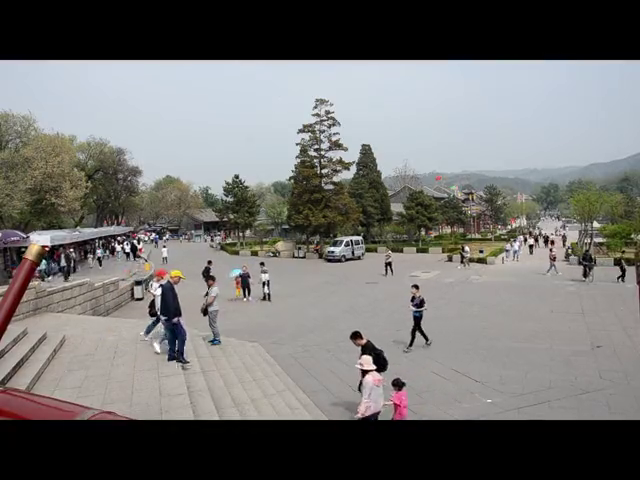
#> input picture frame 20 of movie/movie1.mp4, 640 x 480 px
$ python PedDect_OpticalFlow.py
#> lines starting #> are read from the running program, lines starting #| are printed output that depends on the picture
# -*- coding: utf-8 -*-

## 基于光流算法的行人轨迹检测
import numpy as np
import cv2 as cv
cap = cv.VideoCapture('.\\movie\\movie1.mp4')

# ShiTomasi角点检测参数设置
feature_params = dict( maxCorners = 500,
                       qualityLevel = 0.05,
                       minDistance = 5,
                       blockSize = 5 )

# lucas-kanade光流法参数设置
lk_params = dict( winSize  = (15,15),
                  maxLevel = 2,
                  criteria = (cv.TERM_CRITERIA_EPS | cv.TERM_CRITERIA_COUNT, 10, 0.03))

# 选取第一帧并寻找角点
ret, old_frame = cap.read()
#> old_frame is the input picture: shape (480, 640, 3); mean B, G, R 111.1, 112.8, 113.5
old_gray = cv.cvtColor(old_frame, cv.COLOR_BGR2GRAY)
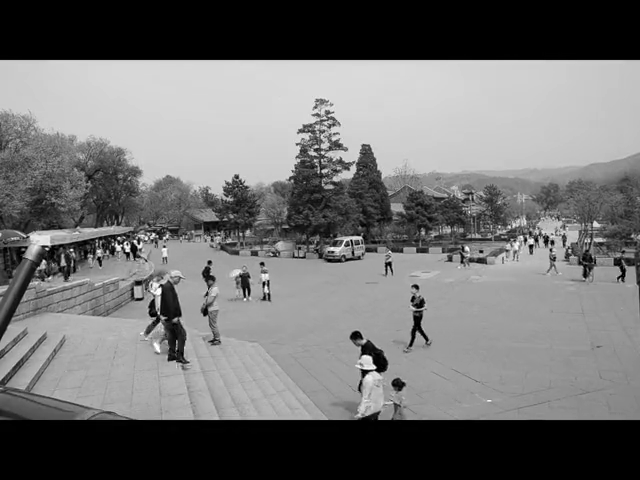
#> old_gray: shape (480, 640); min 0, max 255, mean 112.8
p0 = cv.goodFeaturesToTrack(old_gray, mask = None, **feature_params)
#> p0 = 500 rows, first 8: [375, 367], [128, 250], [160, 286], [121, 246], [139, 246], [530, 246], [43, 260], [135, 240]

mask = np.zeros_like(old_frame)
origin = np.zeros_like(old_frame)
color = np.random.randint(0, 255, (500, 3))
while(1):
    ret, frame = cap.read()
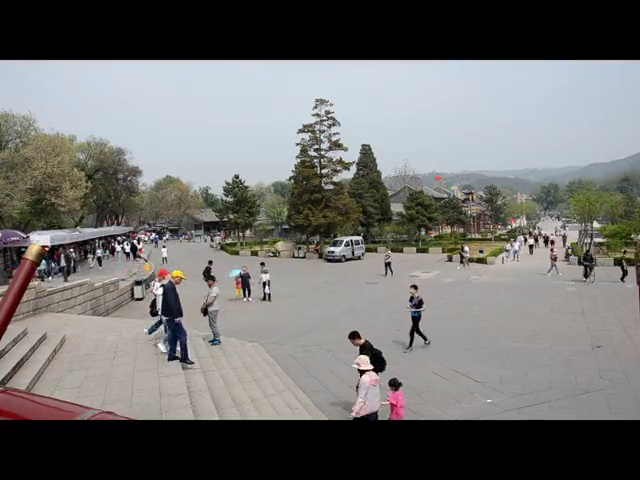
#> input picture frame 21 of movie/movie1.mp4, 640 x 480 px
#> frame is the input picture: shape (480, 640, 3); mean B, G, R 111.1, 112.8, 113.5
    if(ret == False):
        break
    origin = frame.copy()
    frame_gray = cv.cvtColor(frame, cv.COLOR_BGR2GRAY)

    # 计算光流
    p1, st, err = cv.calcOpticalFlowPyrLK(old_gray, frame_gray, p0, None, **lk_params)
#> p1 = 500 rows, first 8: [372.1, 366.9], [128, 249.9], [161.5, 285.8], [121, 246], [139, 246], [530, 246.1], [42.79, 260.2], [135, 240]; st = 500 values from 1 to 1; err = 500 values, max 36.76 at index 114, min 0 at index 80, mean 3.72

    # 选择运动的角点
    good_new = p1[st == 1]
#> good_new = 500 pairs, first value 5 to 638, second value 101 to 418
    good_old = p0[st == 1]
#> good_old has the same summary as good_new

    # 绘制轨迹
    for i, (new, old) in enumerate(zip(good_new, good_old)):
        a,b = new.ravel()
        c,d = old.ravel()
        # mask = cv.line(mask, (a,b), (c,d), color[i].tolist(), 2)
        mask = cv.line(mask, (a,b), (c,d), [0, 0, 255], 2)
        frame = cv.circle(frame, (a,b), 2, [0, 0, 255], -1)
#> this loop made 500 passes
#> (a, b, c, d) on passes 1 to 3: (372.1, 366.9, 375, 367), (128, 249.9, 128, 250), (161.5, 285.8, 160, 286)
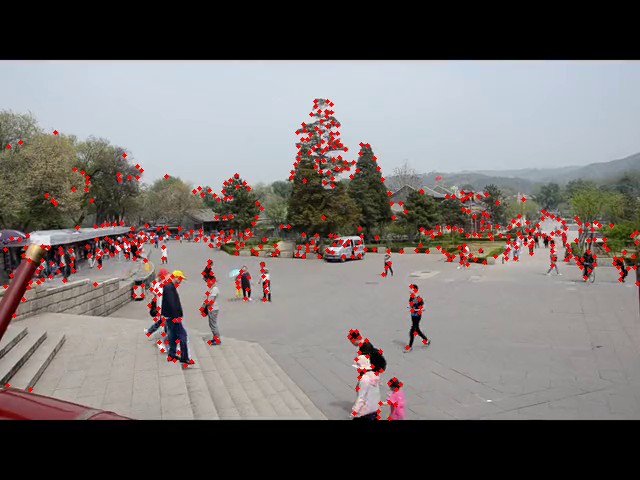
#> frame: shape (480, 640, 3); mean B, G, R 109, 110.6, 116.5
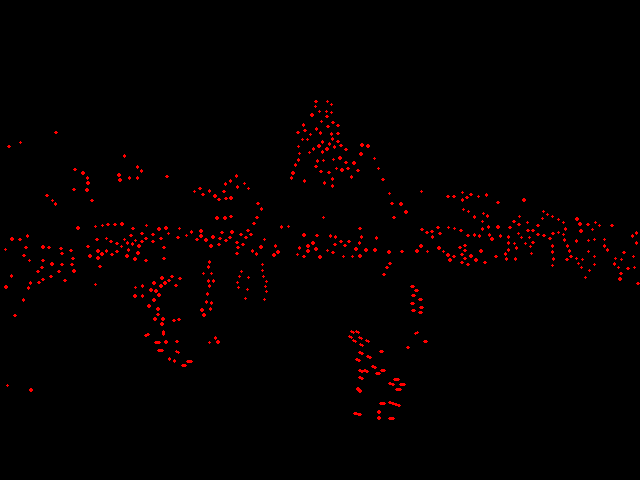
#> mask: shape (480, 640, 3); mean of channels 0, 1, 2 0, 0, 3.6; drawn as B, G, R

    img = cv.add(frame, mask)

    # 图片显示
    cv.imshow('img', img) # 在原图上实时显示轨迹
    cv.imshow('mask', mask) # 轨迹

    # 检测ESC键退出
    k = cv.waitKey(30) & 0xff
#> (key Esc is pressed here)
    if k == 27:
        break

    # 更新old_gray
    old_gray = frame_gray.copy()
    p0 = good_new.reshape(-1, 1, 2)

# 图片保存
cv.imwrite(".\\pic\\mask.jpg", mask)
cv.imwrite(".\\pic\\img.jpg", img)
cv.imwrite(".\\pic\\origin.jpg", origin)

# 关闭窗口并释放资源
cv.destroyAllWindows()
cap.release()

$ run again, starting later in the video
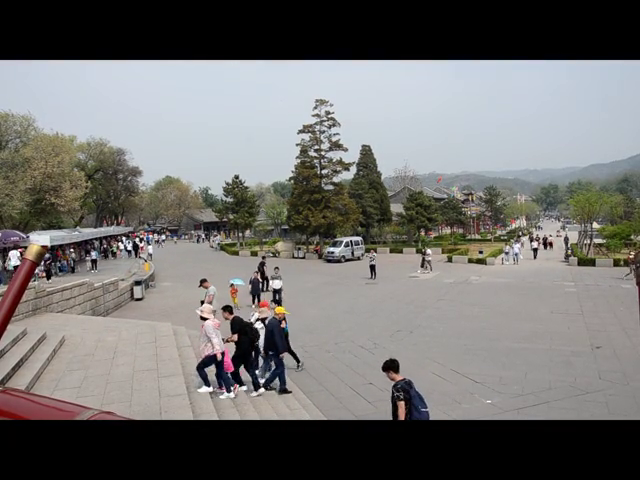
#> input picture frame 92 of movie/movie1.mp4, 640 x 480 px
#> old_frame is the input picture: shape (480, 640, 3); mean B, G, R 110.2, 112, 113.2
#> p0 = 500 rows, first 8: [262, 387], [19, 251], [140, 244], [136, 239], [256, 371], [130, 248], [120, 241], [261, 381]
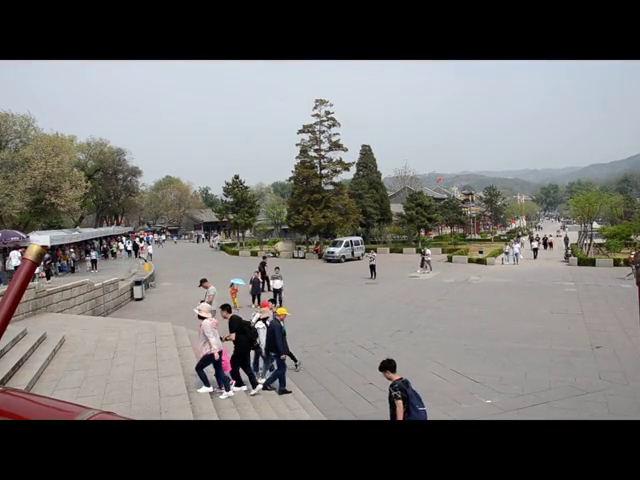
#> input picture frame 93 of movie/movie1.mp4, 640 x 480 px
#> frame is the input picture: shape (480, 640, 3); mean B, G, R 110.3, 112.1, 113.2
#> p1 = 500 rows, first 8: [260.2, 385.2], [19.58, 251.3], [140, 244], [136, 239], [255.1, 372.9], [130, 248], [120, 241], [260, 382.2]; st = 500 values from 1 to 1; err = 500 values, max 52.24 at index 0, min 0 at index 50, mean 4.72
#> good_new = 500 pairs, first value 2.98 to 638, second value 102 to 418
#> good_old = 500 pairs, first value 3 to 638, second value 102 to 418
#> the loop `for i, (new, old) in enumerate(zip(good_new, good_old)):` made 500 passes
#> (a, b, c, d) on passes 1 to 3: (260.2, 385.2, 262, 387), (19.58, 251.3, 19, 251), (140, 244, 140, 244)
#> after the loop `for i, (new, old) in enumerate(zip(good_new, good_old)):`:
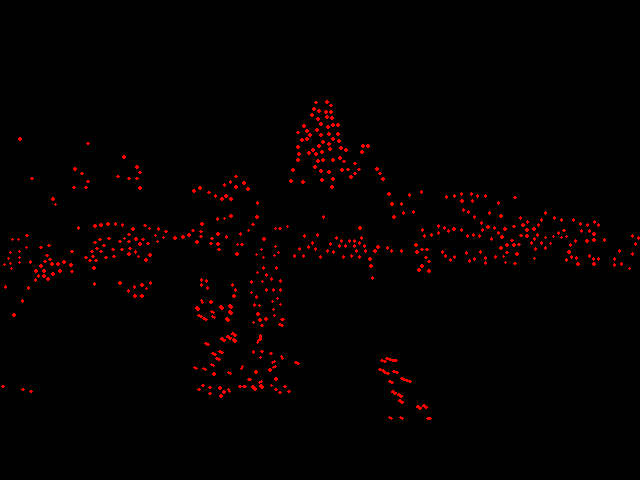
#> mask: shape (480, 640, 3); mean of channels 0, 1, 2 0, 0, 4; drawn as B, G, R

$ run again, starting later in the video
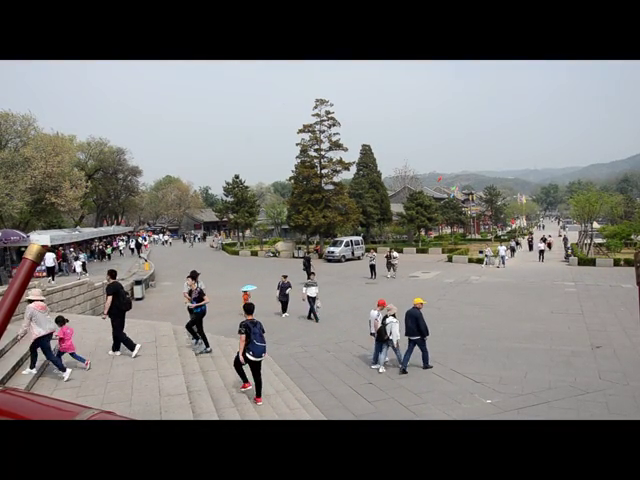
#> input picture frame 164 of movie/movie1.mp4, 640 x 480 px
#> old_frame is the input picture: shape (480, 640, 3); mean B, G, R 109.3, 111.3, 112.6
#> p0 = 500 rows, first 8: [31, 367], [133, 246], [162, 235], [50, 278], [110, 297], [259, 362], [146, 242], [71, 250]
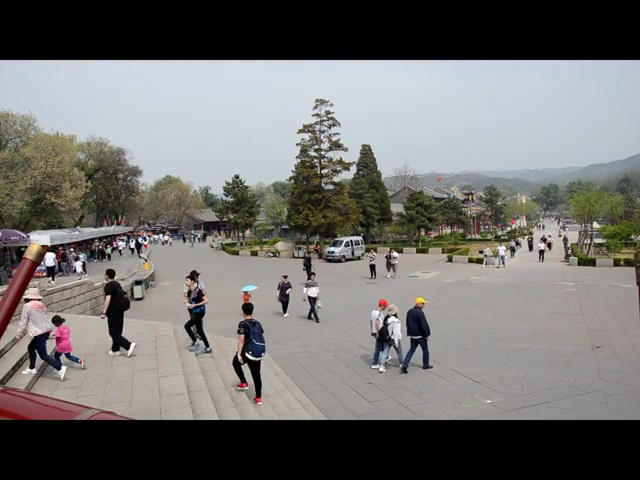
#> input picture frame 165 of movie/movie1.mp4, 640 x 480 px
#> frame is the input picture: shape (480, 640, 3); mean B, G, R 109.4, 111.3, 112.7
#> p1 = 500 rows, first 8: [30.65, 367.1], [133, 246], [162, 235.1], [50.04, 278.1], [108.5, 296.4], [258.3, 361.6], [146, 242], [71.02, 250.1]; st = 500 values from 1 to 1; err = 500 values, max 31.71 at index 98, min 0.0782 at index 467, mean 4.86
#> good_new = 500 pairs, first value 5.99 to 638, second value 101 to 402
#> good_old = 500 pairs, first value 6 to 638, second value 101 to 402
#> the loop `for i, (new, old) in enumerate(zip(good_new, good_old)):` made 500 passes
#> (a, b, c, d) on passes 1 to 3: (30.65, 367.1, 31, 367), (133, 246, 133, 246), (162, 235.1, 162, 235)
#> after the loop `for i, (new, old) in enumerate(zip(good_new, good_old)):`:
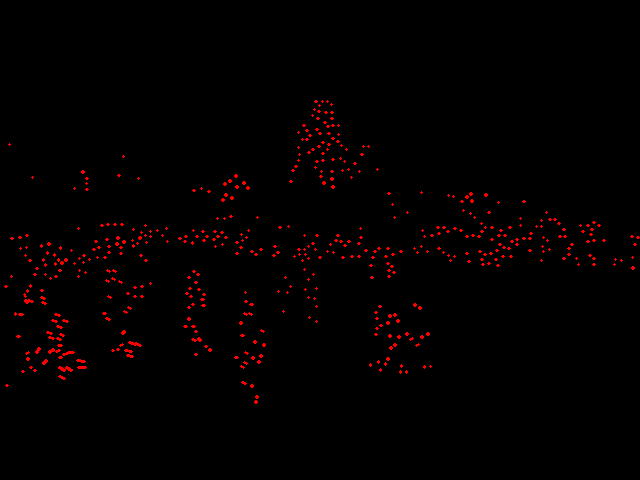
#> mask: shape (480, 640, 3); mean of channels 0, 1, 2 0, 0, 3.5; drawn as B, G, R
